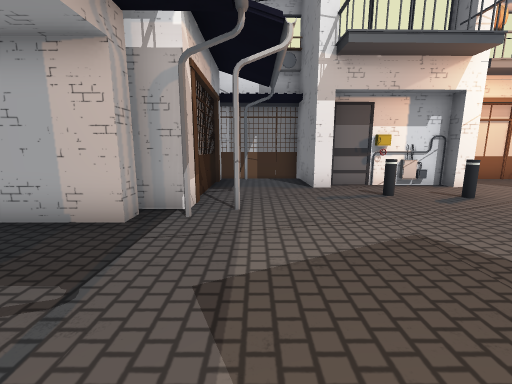
view 1 (above)

22 first-person views from a walk through a scene from a Unity 3-D project. The camera is 1.2 m above the floor, tilts 10° down and sees 90° across. The floor is counted in squares, 1 m on a side. Each view is taken from the middle of a square. On the plan, view 1 faces up. The plan holds only what a view shows up to about 12 squares ahead; the rest is blank. The place goes on beyond the plan. Some animated figures are left out. Some surface patterns are stand-ins.

view 2
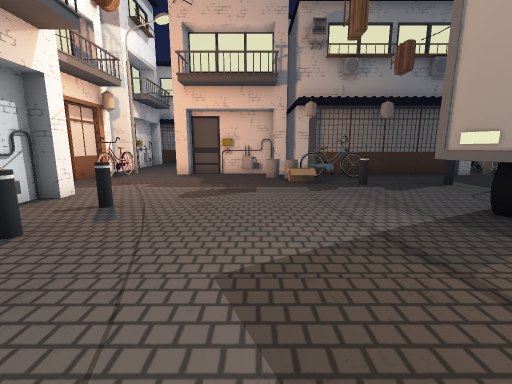

view 3
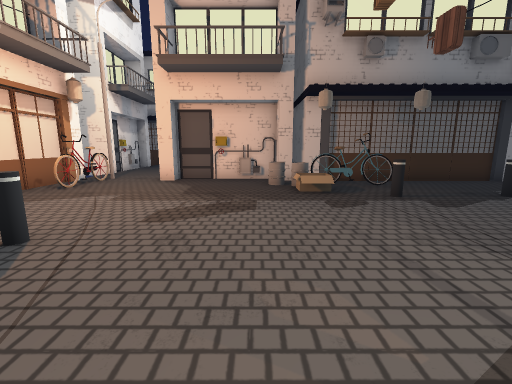

view 4
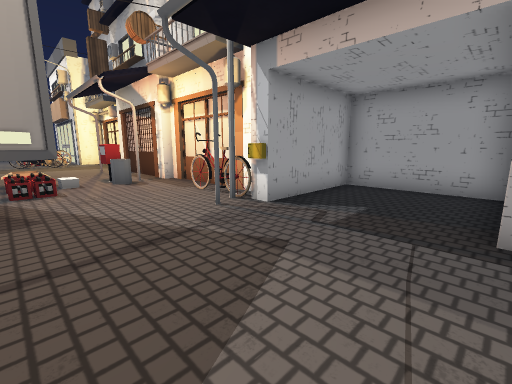

view 5
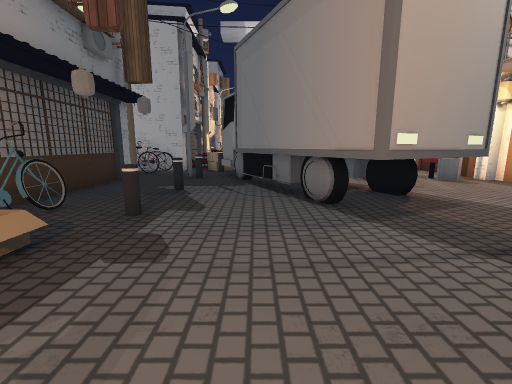

view 6
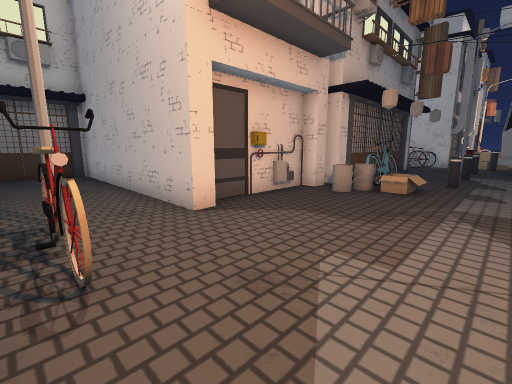

view 7
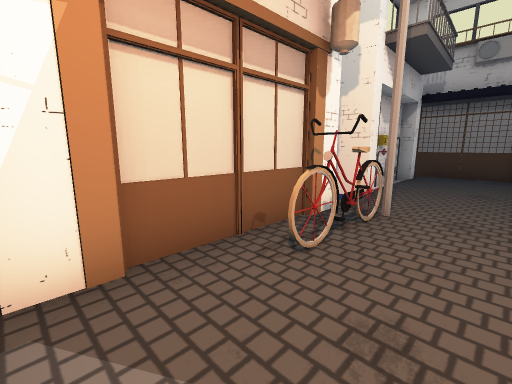

view 8
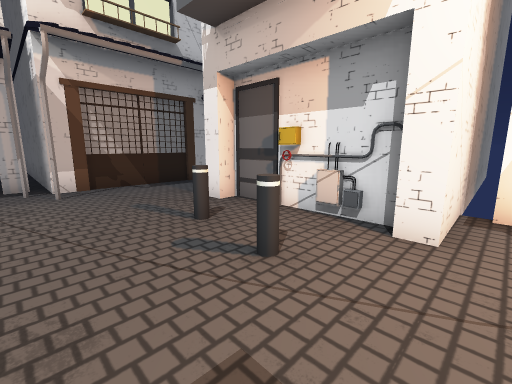

view 9
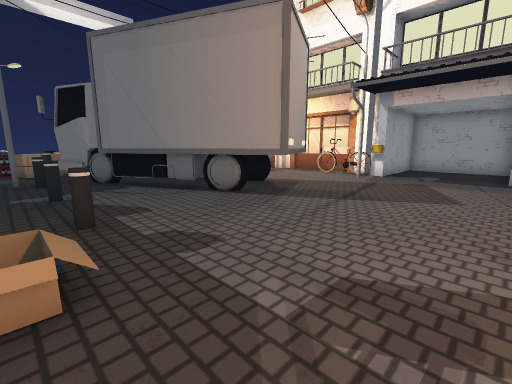

view 10
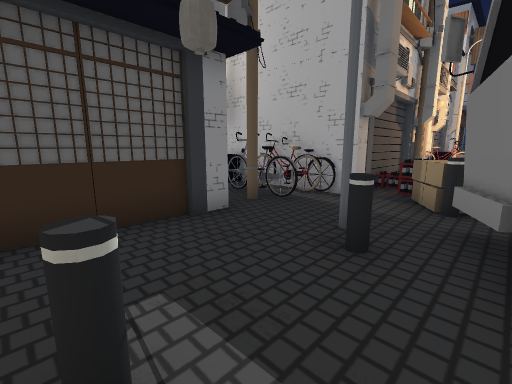

view 11
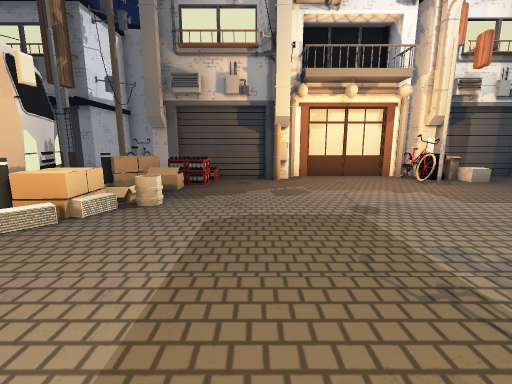

view 12
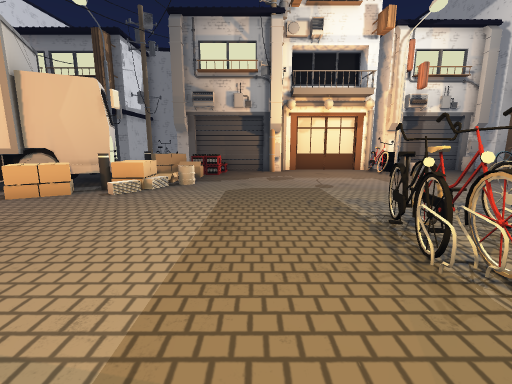

view 13
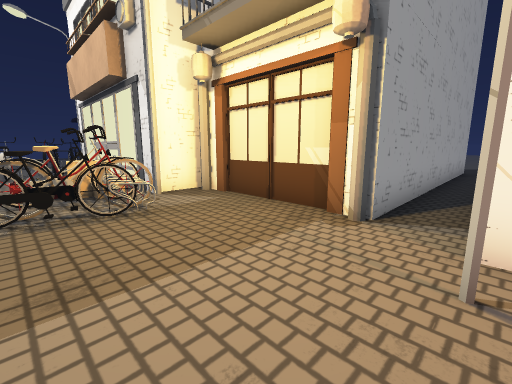

view 14
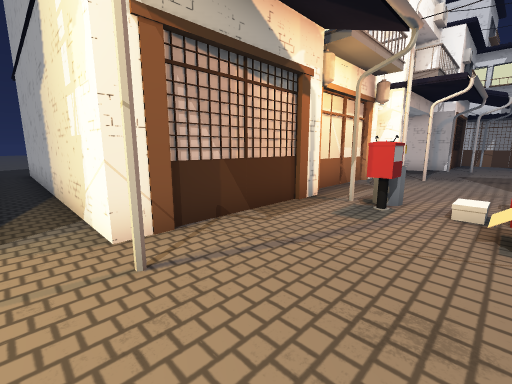

view 15
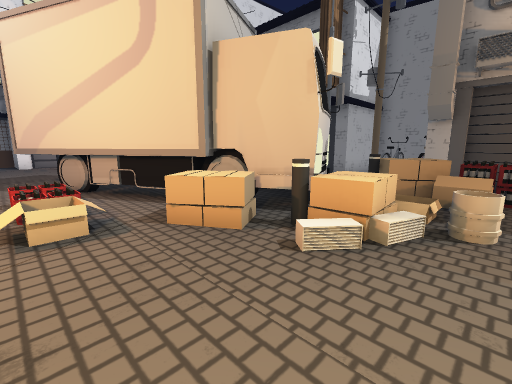

view 16
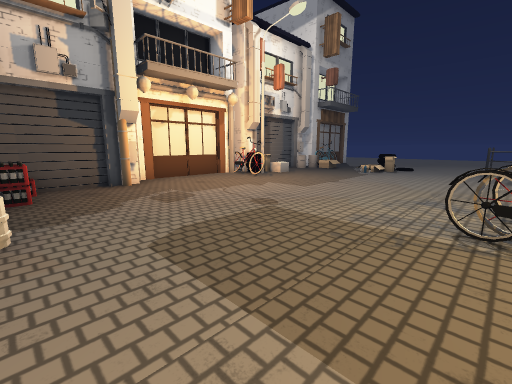

view 17
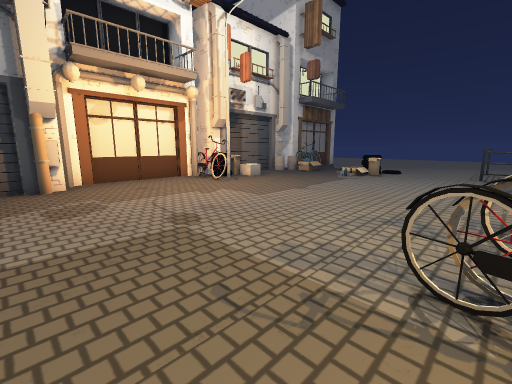

view 18
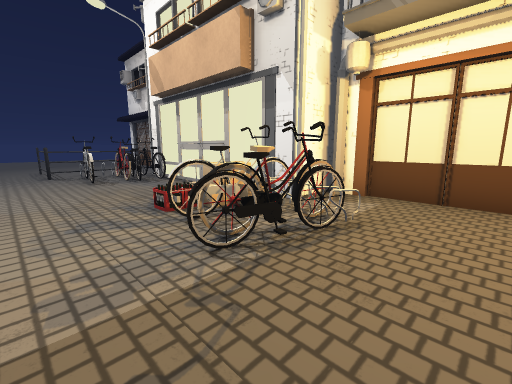

view 19
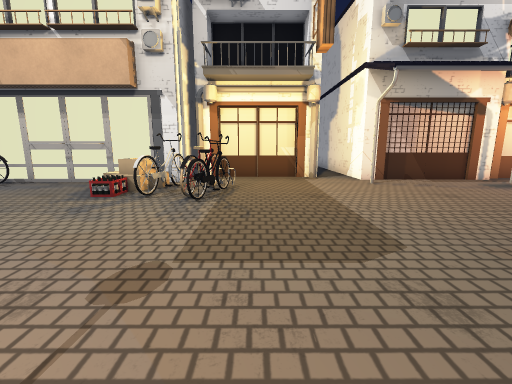

view 20
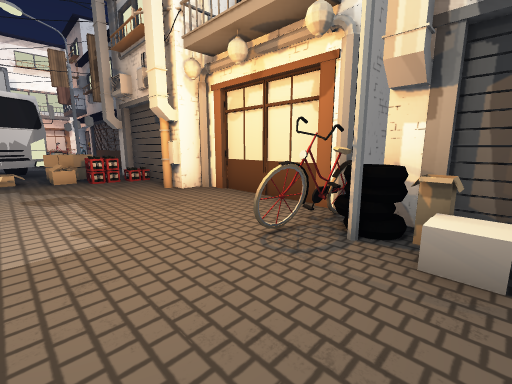

view 21
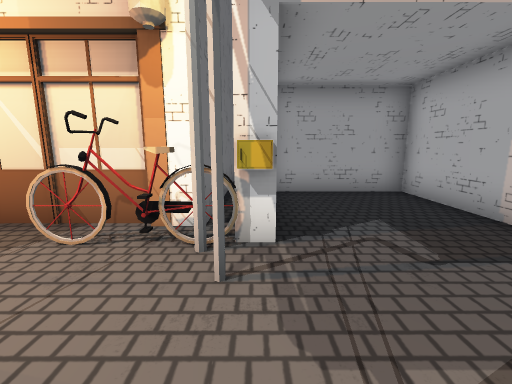

view 22
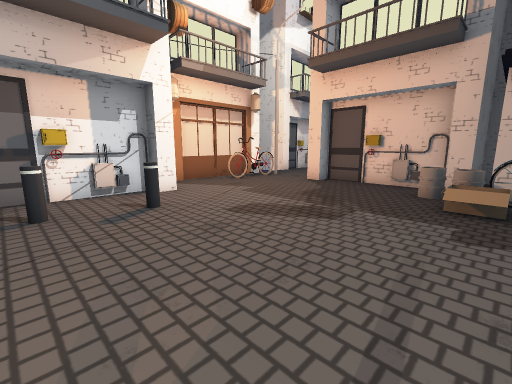

### Floor plan
Key: @ floor where view 1 was taken; # wall or solid block; . floor; / step, stairs or slope; v drop or lower ground; B building; I bike; S streetlight; A barrel; M mailbox; O other object.
Columns run from 10 left of view 1 to 19 right of it. Each row starts with its distance up from view 1.
 10       BBBBBBBB  BBBBBBB BBBBBB
  9         BB..#   #..IIII......B
  8          ...#BBB#...I.S......B
  7          ....................B
  6          ....O.O......########
  5  BBBBBBBBB............B
  4     BBBBB.............B
  3     B.................B
  2     B...............A####
  1     B...............IBBBB
  0     BBBBB.@..##...O.II
 -1   ######S...####....IB
 -2        BI...## #.....B
 -3        BI...#####.O..B
 -4        B...//#  #....B
 -5        B.O.//#####...B
 -6         .M.//.####O..BBBB
 -7        B...//O#####S.#O.#
 -8        B.....OO###...OOO#
 -9        B......Ov OO.#OO#O
-10 BBBBBBBBB......O..O.B
-11 ...............A..OOB
-12 #######B............B
-13       B.............B
-14       BB............B
-15       B..OOO.........B
-16       #BSOOO.........B
-17      BBBBOOO.........B
-18         B  ..........B
-19         B.........IIO##
-20         B..........SB#
-21         B..........OBB

Positions as (right, up) in squares from view 1, and headings:
1: (0, 0), facing up
2: (0, 3), facing right
3: (2, 3), facing right
4: (2, 4), facing down-left
5: (6, 4), facing down
6: (7, 9), facing down-right
7: (7, 7), facing up-right
8: (7, 4), facing up-left
9: (9, 4), facing down-left
10: (7, -3), facing down-right
11: (0, -13), facing right
12: (-3, -13), facing right
13: (1, -10), facing down-left
14: (1, -11), facing up-left
15: (1, -11), facing up-right
16: (1, -11), facing down-right
17: (1, -13), facing down-right
18: (3, -13), facing down-left
19: (7, -14), facing left
20: (6, -21), facing up-right
21: (1, 0), facing left
22: (3, 1), facing up-right
